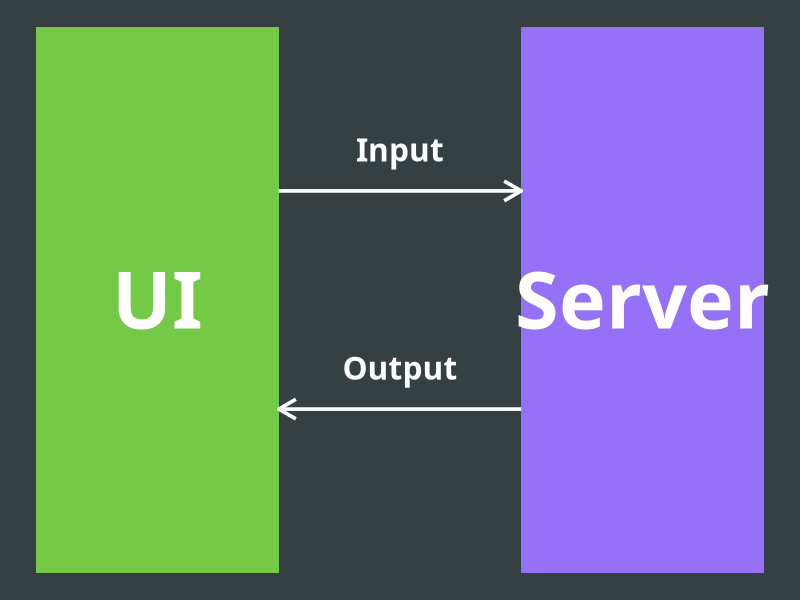

R code for this plot: (Note: this script raises an error after producing the figure.)
## ---- chunk 1
library(tidyverse)
theme_set(theme_void(base_family = "Avenir Next"))
## ---- chunk 2
#| fig-align: center

shiny_flow_df <- tibble(
  xmin = c(0, 10),
  xmax = c(5, 15),
  ymin = c(0, 0),
  ymax = c(10, 10),
  fill = c("UI", "Server")
)
shiny_flow_df |>
  ggplot() +
  geom_rect(
    aes(
      xmin = xmin,
      xmax = xmax,
      ymin = ymin,
      ymax = ymax,
      fill = fill
    ),
    show.legend = FALSE
  ) +
  geom_text(
    aes(
      x = (xmin + xmax) / 2,
      y = (ymin + ymax) / 2,
      label = fill
    ),
    family = "Avenir Next",
    color = "white",
    fontface = "bold",
    size = 20
  ) +
  geom_segment(
    aes(
      x = c(10, 5),
      xend = c(5, 10),
      y = c(3, 7),
      yend = c(3, 7)
    ),
    arrow = arrow(length = unit(0.5, "cm")),
    linewidth = 1.25,
    color = "white"
  ) +
  geom_text(
    aes(
      x = c(7.5, 7.5),
      y = c(3.75, 7.75),
      label = c("Output", "Input")
    ),
    family = "Avenir Next",
    color = "white",
    fontface = "bold",
    size = 8
  ) +
  scale_fill_manual(
    values = c("#9471f6", "#74c947")
  ) +
  theme(
    panel.background = element_rect(
      fill = "#363f41",
      color = "#363f41"
    )
  )
## ---- chunk 3
sliderInput("bins", "Number of bins:",
            min = 1, max = 50, value = 30)
plotOutput("distPlot")
## ---- chunk 4
#| context: server
output$distPlot <- renderPlot({
  x <- faithful[, 2]  # Old Faithful Geyser data
  bins <- seq(min(x), max(x), length.out = input$bins + 1)
  hist(x, breaks = bins, col = 'darkgray', border = 'white')
})
